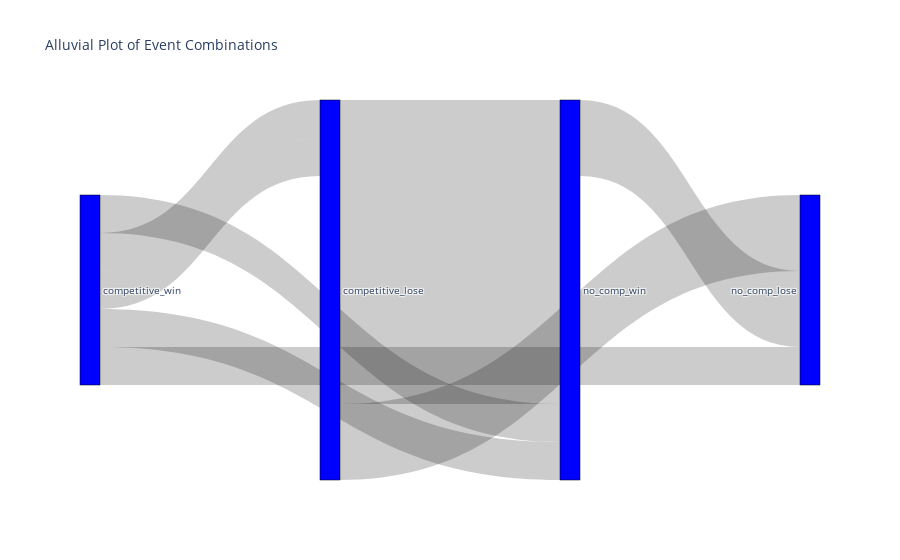

Notebook code for this chart:
### Code cell
import pandas as pd
import plotly.graph_objects as go

# Sample data based on your provided information
data = {
    'competitive_win': [False, False, False, False, False, False, True, True, True, True, True],
    'competitive_lose': [False, False, False, True, True, True, False, False, False, True, True],
    'no_comp_win': [False, False, True, False, True, True, False, False, True, False, True],
    'no_comp_lose': [False, True, False, False, False, True, False, True, False, False, False],
    'Count': [4, 9, 11, 24, 5, 2, 6, 1, 1, 1, 1]
}

# Convert data to DataFrame
df = pd.DataFrame(data)

# Create a list of labels
labels = ["competitive_win", "competitive_lose", "no_comp_win", "no_comp_lose"]

# Generate source, target, and value lists
source = []
target = []
value = []

for index, row in df.iterrows():
    for i in range(len(labels)):
        if row[labels[i]]:
            for j in range(i+1, len(labels)):
                if row[labels[j]]:
                    source.append(i)
                    target.append(j)
                    value.append(row['Count'])

# Create the alluvial plot using plotly
fig = go.Figure(data=[go.Sankey(
    node=dict(
        pad=15,
        thickness=20,
        line=dict(color="black", width=0.5),
        label=labels,
        color="blue"
    ),
    link=dict(
        source=source,
        target=target,
        value=value
    )
)])

fig.update_layout(title_text="Alluvial Plot of Event Combinations", font_size=10)
fig.show()

### Figure 1 — Plotly figure (JSON) as saved in the notebook; plotly's stock layout.template omitted (floating-point values rounded to 4 significant figures)
{"data": [{"link": {"source": [1, 1, 1, 2, 0, 0, 0, 0, 0, 1], "target": [2, 2, 3, 3, 3, 2, 1, 1, 2, 2], "value": [5, 2, 2, 2, 1, 1, 1, 1, 1, 1]}, "node": {"color": "blue", "label": ["competitive_win", "competitive_lose", "no_comp_win", "no_comp_lose"], "line": {"color": "black", "width": 0.5}, "pad": 15, "thickness": 20}, "type": "sankey"}], "layout": {"font": {"size": 10}, "title": {"text": "Alluvial Plot of Event Combinations"}}}
